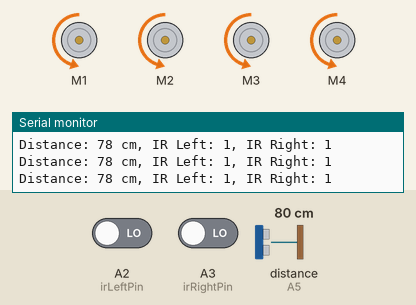
Recording of a sketch running on a simulated Arduino Uno, built with avr-gcc and run on an emulated ATmega328P. Shown: 4 × DC motor (green arrow = forward, orange = backward, longer = faster), the last lines printed to the serial monitor. Wiring (inferred from the names in the program): ultrasonic range finder: trigger A4; echo A5. The inputs (shaded band) are chosen by the test bench; at power-on: A2 (irLeftPin) LOW, A3 (irRightPin) LOW, distance to the obstacle (sensor on A5) 80 cm. The echo pulse lasts 58.3 µs per cm.

Above: at 1.2 s.
1.3 s: A2 (irLeftPin) driven HIGH
At 1.8 s:
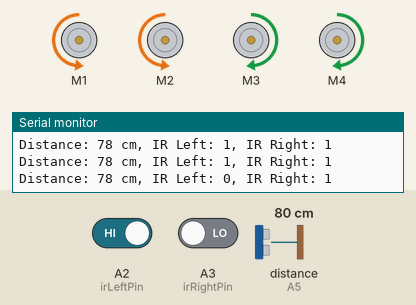
4.3 s: A3 (irRightPin) driven HIGH
At 5.3 s:
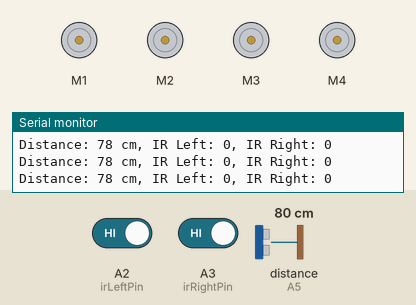
7.3 s: distance to the obstacle (sensor on A5) set to 24 cm
10.3 s: distance to the obstacle (sensor on A5) set to 19 cm
At 11.0 s:
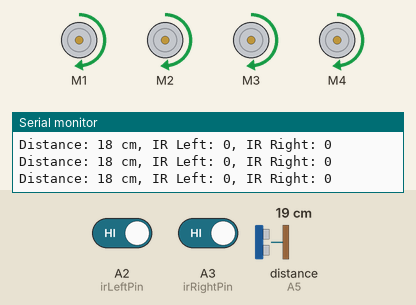
11.8 s: A2 (irLeftPin) driven LOW
At 12.3 s:
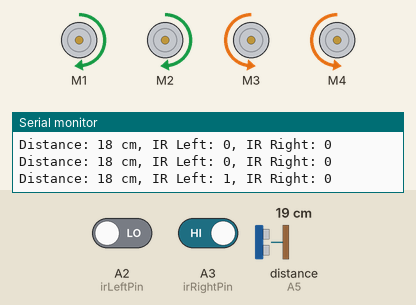
14.8 s: A3 (irRightPin) driven LOW
At 15.6 s:
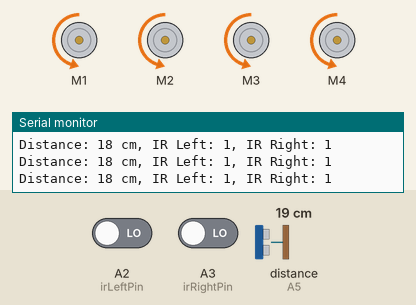
Timing chart, 0 to 17.8 s (numbered marks = the images above; inputs shaded):
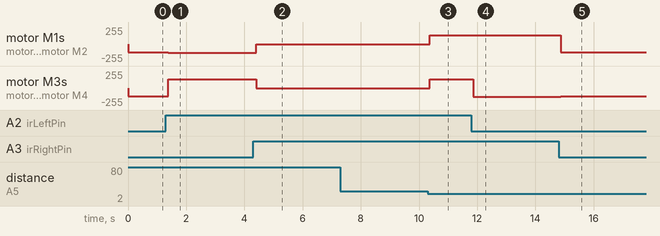

Measured:
- the behaviour switches between 22 and 21 cm on distance to the obstacle (sensor on A5) (found by bisection; images 2 and 3)
- after the input at 1.3 s, motor M1, motor M2: backward 120/255 → backward 130/255 after 0.08 s; motor M3, motor M4: backward 120/255 → forward 130/255 after 0.08 s
- after the input at 4.3 s, motor M1, motor M2: backward 130/255 → stopped after 0.10 s; motor M3, motor M4: forward 130/255 → stopped after 0.10 s
- after the input at 10.3 s, motor M1–4: stopped → forward 130/255 after 0.07 s
- after the input at 11.8 s, motor M3, motor M4: forward 130/255 → backward 130/255 after 0.06 s
- after the input at 14.8 s, motor M1, motor M2: forward 130/255 → backward 120/255 after 0.07 s; motor M3, motor M4: backward 130/255 → backward 120/255 after 0.07 s

The sketch:

robot.ino
```cpp
#include <AFMotor.h>

// Motors: M1–M4 on motor shield
AF_DCMotor motor1(1);
AF_DCMotor motor2(2);
AF_DCMotor motor3(3);
AF_DCMotor motor4(4);

// Sensor pins
#define trigPin A4
#define echoPin A5
#define irLeftPin A2
#define irRightPin A3

// Distance threshold (cm) for forward operation
const int FORWARD_DISTANCE_CM = 20;

// Motor speeds
const uint8_t FORWARD_SPEED = 130;
const uint8_t TURN_SPEED    = 130;
const uint8_t BACK_SPEED    = 120;

void setup() {
  Serial.begin(9600);

  // Set initial motor speeds
  motor1.setSpeed(FORWARD_SPEED);
  motor2.setSpeed(FORWARD_SPEED);
  motor3.setSpeed(FORWARD_SPEED);
  motor4.setSpeed(FORWARD_SPEED);

  pinMode(trigPin, OUTPUT);
  pinMode(echoPin, INPUT);

  pinMode(irLeftPin, INPUT);
  pinMode(irRightPin, INPUT);
}

void loop() {
  int distance = getDistance();

  // IR assumed active LOW (LOW = object detected)
  bool leftDetected  = (digitalRead(irLeftPin) == LOW);
  bool rightDetected = (digitalRead(irRightPin) == LOW);

  Serial.print("Distance: ");
  Serial.print(distance);
  Serial.print(" cm, IR Left: ");
  Serial.print(leftDetected);
  Serial.print(", IR Right: ");
  Serial.println(rightDetected);

  // Priority logic:
  // 1) If BOTH IR sensors triggered -> move BACKWARD (continuous)
  //    and continue moving backward until BOTH IR become untriggered.
  // 2) If single IR -> turn (unchanged behavior, those functions use delay(600))
  // 3) Else if distance <= FORWARD_DISTANCE_CM -> move FORWARD (continuous)
  // 4) Else -> STOP

  if (leftDetected && rightDetected) {
    // BOTH IR triggered -> move backward continuously
    moveBackward();
  }
  else if (leftDetected && !rightDetected) {
    // Object on left -> pivot/turn right (blocking 600ms as before)
    turnRight();
  }
  else if (rightDetected && !leftDetected) {
    // Object on right -> pivot/turn left (blocking 600ms as before)
    turnLeft();
  }
  else if (distance <= FORWARD_DISTANCE_CM) {
    // Object within forward range -> move forward continuously
    moveForward();
  }
  else {
    // No relevant trigger -> stop
    stopMotors();
  }

  // No delay here so the loop responds quickly to sensor changes.
}

// Ultrasonic distance measurement (cm)
int getDistance() {
  digitalWrite(trigPin, LOW);
  delayMicroseconds(2);
  digitalWrite(trigPin, HIGH);
  delayMicroseconds(10);
  digitalWrite(trigPin, LOW);

  long duration = pulseIn(echoPin, HIGH, 30000);  // timeout 30 ms
  if (duration == 0) return 999; // treat as far

  return (int)(duration * 0.034 / 2);
}

void moveForward() {
  motor1.setSpeed(FORWARD_SPEED);
  motor2.setSpeed(FORWARD_SPEED);
  motor3.setSpeed(FORWARD_SPEED);
  motor4.setSpeed(FORWARD_SPEED);

  motor1.run(FORWARD);
  motor2.run(FORWARD);
  motor3.run(FORWARD);
  motor4.run(FORWARD);
}

void moveBackward() {
  motor1.setSpeed(BACK_SPEED);
  motor2.setSpeed(BACK_SPEED);
  motor3.setSpeed(BACK_SPEED);
  motor4.setSpeed(BACK_SPEED);

  motor1.run(BACKWARD);
  motor2.run(BACKWARD);
  motor3.run(BACKWARD);
  motor4.run(BACKWARD);
}

void turnLeft() {
  motor1.setSpeed(TURN_SPEED);
  motor2.setSpeed(TURN_SPEED);
  motor3.setSpeed(TURN_SPEED);
  motor4.setSpeed(TURN_SPEED);

  // Pivot left: left wheels backward, right wheels forward
  motor1.run(BACKWARD);
  motor2.run(BACKWARD);
  motor3.run(FORWARD);
  motor4.run(FORWARD);
  delay(600);
  stopMotors();
}

void turnRight() {
  motor1.setSpeed(TURN_SPEED);
  motor2.setSpeed(TURN_SPEED);
  motor3.setSpeed(TURN_SPEED);
  motor4.setSpeed(TURN_SPEED);

  // Pivot right: left wheels forward, right wheels backward
  motor1.run(FORWARD);
  motor2.run(FORWARD);
  motor3.run(BACKWARD);
  motor4.run(BACKWARD);
  delay(600);
  stopMotors();
}

void stopMotors() {
  motor1.run(RELEASE);
  motor2.run(RELEASE);
  motor3.run(RELEASE);
  motor4.run(RELEASE);
}
```
